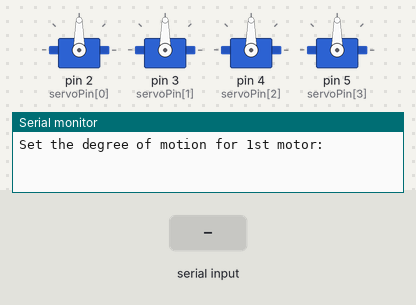
Recording of a sketch running on a simulated Arduino Uno, built with avr-gcc and run on an emulated ATmega328P. Parts: 4 × servo, the last lines printed to the serial monitor. The inputs (shaded band) are chosen by the test bench.

Above: at 5.2 s.
5.3 s: "90,45,200\n" received over Serial
At 7.5 s:
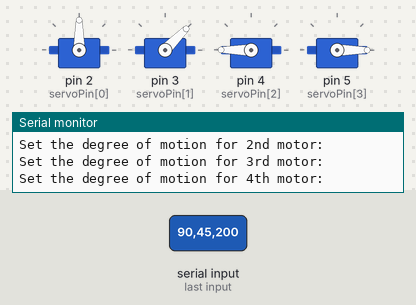
7.8 s: "30,150,10\n" received over Serial
At 10.0 s:
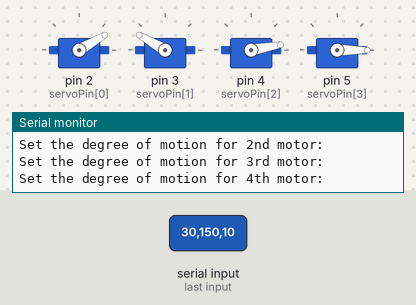
10.4 s: "30,150,10,200\n" received over Serial
At 11.2 s:
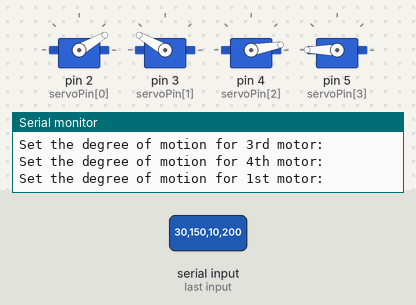
12.0 s: "90,45\n" received over Serial
At 13.7 s:
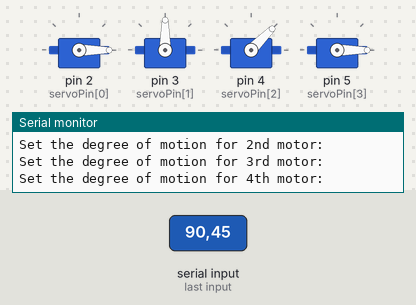
Timing chart, 0 to 15.2 s (numbered marks = the images above; inputs shaded):
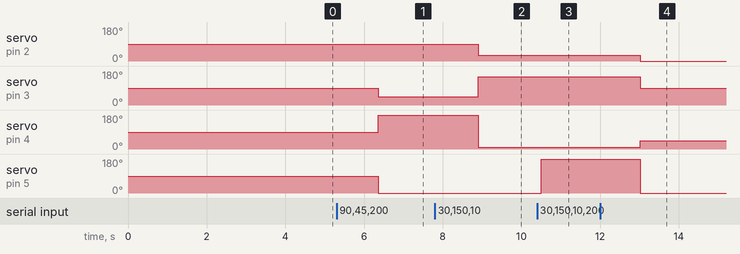

Measured:
- after the input at 5.3 s, servo on pin 3 (servoPin[1]): 90° → 45° after 1.1 s; servo on pin 4 (servoPin[2]): 90° → 180° after 1.1 s; servo on pin 5 (servoPin[3]): 90° → 0° after 1.1 s
- after the input at 7.8 s, servo on pin 2 (servoPin[0]): 90° → 30° after 1.1 s; servo on pin 3 (servoPin[1]): 45° → 150° after 1.1 s; servo on pin 4 (servoPin[2]): 180° → 10° after 1.1 s
- after the input at 10.4 s, servo on pin 5 (servoPin[3]): 0° → 180° after 0.10 s
- after the input at 12.0 s, servo on pin 2 (servoPin[0]): 30° → 0° after 1.0 s; servo on pin 3 (servoPin[1]): 150° → 90° after 1.0 s; servo on pin 4 (servoPin[2]): 10° → 45° after 1.0 s; servo on pin 5 (servoPin[3]): 180° → 0° after 1.0 s

The sketch:

part_2.ino
```cpp
/*PART 2:In the second part of the project we are focused on the
implementation of an advance robotic arm control system without using
any potentiometer rather we will use serial communication-the user will
be able to give the input in the serial monitor itself. The code for achieving
this is shown below:*/

#include<Servo.h>
int angle1;
int angle2;
int angle3;
int angle4;
Servo servo[4];
const byte servoPin[4]={2,3,4,5};

void setup(){
Serial.begin(9600);
for(int i=0;i<4;i++){
servo[i].attach(servoPin[i]);
servo[i].write(90); delay(1000);
}
}

void loop(){
Serial.println("Set the degree of motion for 1st motor:");
while (Serial.available() == 0){ }
angle1 =Serial.parseInt();
Serial.println("Set the degree of motion for 2nd motor:");
while (Serial.available() == 0){ }
angle2 = Serial.parseInt();
Serial.println("Set the degree of motion for 3rd motor:");
while (Serial.available() == 0){ } angle3 =
Serial.parseInt();
Serial.println("Set the degree of motion for 4th motor:");
while (Serial.available() == 0){ }
angle4 =Serial.parseInt();
servo[0].write(angle1);
servo[1].write(angle2);
servo[2].write(angle3);
servo[3].write(angle4);
while(Serial.available() == 0){ }
}
```
